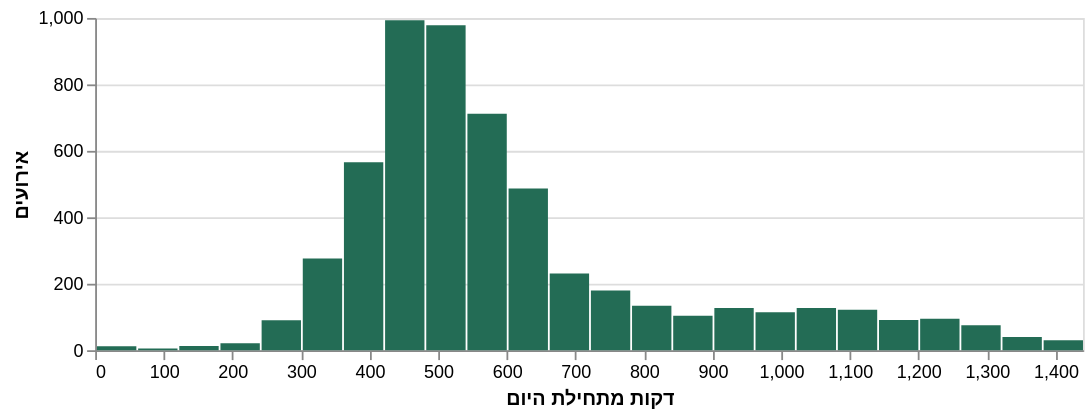

Notebook code for this chart:
### Markdown cell above
## התפלגויות
בכ־21% מהאירועים דווח עוד קפה. חציון ההמתנה במקרים האלה הוא חמש שעות.

### Code cell
def bucket_chart(series, step, x_title):
    counts = (series.dropna() // step * step).value_counts().sort_index()
    plot = counts.rename_axis("start").reset_index(name="events")
    plot["end"] = plot.start + step
    return alt.Chart(plot).mark_bar(color="#236C55").encode(
        x=alt.X("start:Q", bin="binned", title=x_title),
        x2="end:Q", y=alt.Y("events:Q", title="אירועים"),
    ).properties(width=550, height=185)

display(d[LABEL].value_counts().rename(index={0: "לא", 1: "כן"}))
display(d.groupby("recall_day").agg(events=(LABEL, "size"), people=("person_id", "nunique")))
display(bucket_chart(d.minute_of_day, 60, "דקות מתחילת היום"))

### Figure 1 — Vega-Lite specification as saved in the notebook (floating-point values rounded to 4 significant figures)
{"config": {"view": {"continuousWidth": 300, "continuousHeight": 300}}, "data": {"name": "data-65730f91260591bdefea62c478b1e4c2"}, "mark": {"type": "bar", "color": "#236C55"}, "encoding": {"x": {"bin": "binned", "field": "start", "title": "דקות מתחילת היום", "type": "quantitative"}, "x2": {"field": "end"}, "y": {"field": "events", "title": "אירועים", "type": "quantitative"}}, "height": 185, "width": 550, "$schema": "https://vega.github.io/schema/vega-lite/v6.4.1.json", "datasets": {"data-65730f91260591bdefea62c478b1e4c2": [{"start": 0, "events": 12, "end": 60}, {"start": 60, "events": 5, "end": 120}, {"start": 120, "events": 13, "end": 180}, {"start": 180, "events": 21, "end": 240}, {"start": 240, "events": 90, "end": 300}, {"start": 300, "events": 276, "end": 360}, {"start": 360, "events": 566, "end": 420}, {"start": 420, "events": 993, "end": 480}, {"start": 480, "events": 978, "end": 540}, {"start": 540, "events": 712, "end": 600}, {"start": 600, "events": 487, "end": 660}, {"start": 660, "events": 231, "end": 720}, {"start": 720, "events": 180, "end": 780}, {"start": 780, "events": 134, "end": 840}, {"start": 840, "events": 104, "end": 900}, {"start": 900, "events": 127, "end": 960}, {"start": 960, "events": 114, "end": 1020}, {"start": 1020, "events": 127, "end": 1080}, {"start": 1080, "events": 122, "end": 1140}, {"start": 1140, "events": 91, "end": 1200}, {"start": 1200, "events": 95, "end": 1260}, {"start": 1260, "events": 75, "end": 1320}, {"start": 1320, "events": 40, "end": 1380}, {"start": 1380, "events": 30, "end": 1440}]}}
